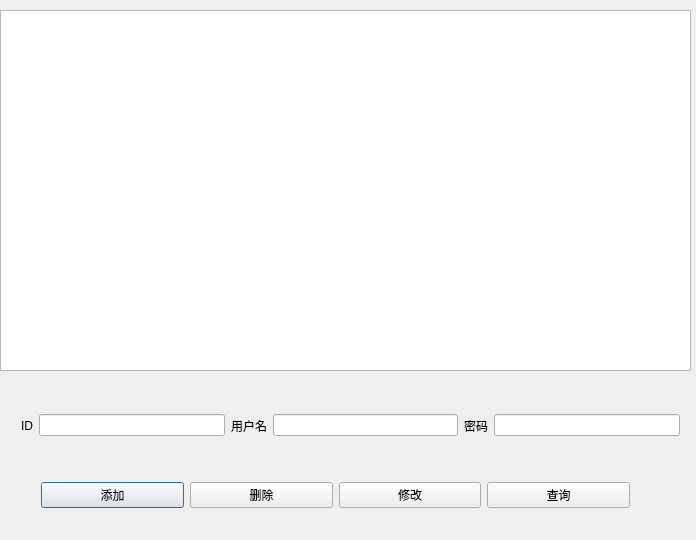
<?xml version="1.0" encoding="UTF-8"?>
<ui version="4.0">
 <class>Dialog</class>
 <widget class="QDialog" name="Dialog">
  <property name="geometry">
   <rect>
    <x>0</x>
    <y>0</y>
    <width>696</width>
    <height>540</height>
   </rect>
  </property>
  <property name="windowTitle">
   <string>Dialog</string>
  </property>
  <widget class="QListWidget" name="userListWidget">
   <property name="geometry">
    <rect>
     <x>0</x>
     <y>10</y>
     <width>691</width>
     <height>361</height>
    </rect>
   </property>
  </widget>
  <widget class="QWidget" name="">
   <property name="geometry">
    <rect>
     <x>10</x>
     <y>400</y>
     <width>681</width>
     <height>51</height>
    </rect>
   </property>
   <layout class="QHBoxLayout" name="horizontalLayout">
    <item>
     <widget class="QLabel" name="label">
      <property name="text">
       <string>ID</string>
      </property>
     </widget>
    </item>
    <item>
     <widget class="QLineEdit" name="IdEdit"/>
    </item>
    <item>
     <widget class="QLabel" name="label_2">
      <property name="text">
       <string>用户名</string>
      </property>
     </widget>
    </item>
    <item>
     <widget class="QLineEdit" name="usernameEdit"/>
    </item>
    <item>
     <widget class="QLabel" name="label_3">
      <property name="text">
       <string>密码</string>
      </property>
     </widget>
    </item>
    <item>
     <widget class="QLineEdit" name="passwordEdit"/>
    </item>
   </layout>
  </widget>
  <widget class="QWidget" name="">
   <property name="geometry">
    <rect>
     <x>30</x>
     <y>470</y>
     <width>611</width>
     <height>51</height>
    </rect>
   </property>
   <layout class="QHBoxLayout" name="horizontalLayout_2">
    <item>
     <widget class="QPushButton" name="addButton">
      <property name="text">
       <string>添加</string>
      </property>
     </widget>
    </item>
    <item>
     <widget class="QPushButton" name="delButton">
      <property name="text">
       <string>删除</string>
      </property>
     </widget>
    </item>
    <item>
     <widget class="QPushButton" name="updateButton">
      <property name="text">
       <string>修改</string>
      </property>
     </widget>
    </item>
    <item>
     <widget class="QPushButton" name="queryButton">
      <property name="text">
       <string>查询</string>
      </property>
     </widget>
    </item>
   </layout>
  </widget>
 </widget>
 <layoutdefault spacing="6" margin="11"/>
 <resources/>
 <connections/>
</ui>
